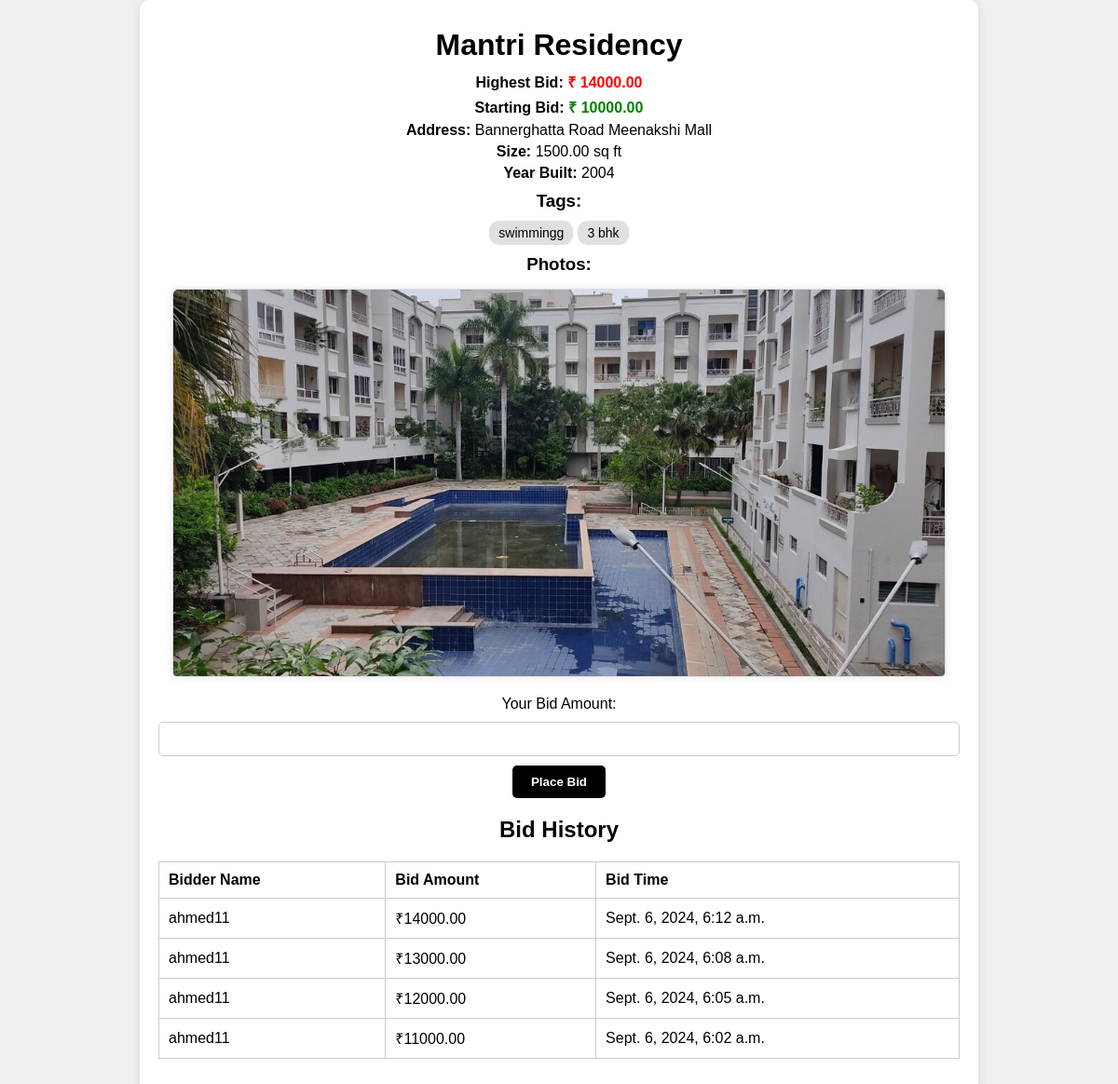
The page /bid/16/ (signed in) on the database its author committed.
### auctions/models.py (models this page shows, shortened)
class Listing(models.Model):
    title = models.CharField(max_length=200)
    description = models.TextField()
    starting_bid = models.DecimalField(max_digits=10, decimal_places=2)
    address = models.CharField(max_length=200, default='default address')
    size = models.DecimalField(max_digits=10, decimal_places=2, default=0)
    year_built = models.IntegerField(
        validators=[
            MinValueValidator(1000),
            MaxValueValidator(datetime.datetime.now().year)
        ],
        default=datetime.datetime.now().year
    )
    tags = models.CharField(max_length=255, blank=True)
    created_at = models.DateTimeField(default=timezone.now)
    current_bid = models.DecimalField(max_digits=10, decimal_places=2, default=0)
    user = models.ForeignKey(User, on_delete=models.CASCADE)

class ListingImage(models.Model):
    listing = models.ForeignKey(Listing, related_name='images', on_delete=models.CASCADE)
    image = models.ImageField(upload_to='listing_images/')

class Bid(models.Model):
    listing = models.ForeignKey(Listing, on_delete=models.CASCADE)
    bidder = models.ForeignKey(User, on_delete=models.CASCADE)
    bid_amount = models.DecimalField(max_digits=10, decimal_places=2)
    bid_time = models.DateTimeField(default=timezone.now)

class User(AbstractUser):
    pass

### auctions/views.py (the view, shortened to what this page needs)
# urls.py: path('bid/<int:listing_id>/', views.bid, name='bid'),
@login_required(login_url='login')
def bid(request, listing_id):
    listing = get_object_or_404(Listing, id=listing_id)
    bids = Bid.objects.filter(listing=listing).order_by('-bid_time')
    tags = [tag.strip() for tag in listing.tags.split(',')] if listing.tags else []
    context = {
        'listing': listing,
        'bids': bids,
        'tags': tags,
    }
    return render(request, 'auctions/bid.html', context)

### auctions/templates/auctions/bid.html (shortened to what this page needs)
<!DOCTYPE html>
<html lang="en">
<head>
</head>
<body>
    <div class="container">
        <h1>{{ listing.title }}</h1>
        <p><strong>Highest Bid:</strong> <span class="highest-bid">₹ {{ listing.current_bid }}</span></p>
        <p><strong>Starting Bid:</strong> <span class="starting-bid">₹ {{ listing.starting_bid }}</span></p>
        <p><strong>Address:</strong> {{ listing.address }}</p>
        <p><strong>Size:</strong> {{ listing.size }} sq ft</p>
        <p><strong>Year Built:</strong> {{ listing.year_built }}</p>
        <h3>Tags:</h3>
        <div class="tags-container">
            {% for tag in tags %}
                <span class="tag">{{ tag }}</span>
            {% endfor %}
        </div>
        <h3>Photos:</h3>
        <div class="listing-card">
            {% for image in listing.images.all %}
                <img src="{{ image.image.url }}" alt="Listing Image" class="listing-image">
            {% endfor %}
        </div>
        <form method="post">
            <label for="bid_amount">Your Bid Amount:</label>
            <input type="text" id="bid_amount" name="bid_amount" required>
            <button type="submit"><strong>Place Bid</strong></button>
        </form>
        <h2>Bid History</h2>
        <table>
            <thead>
                <tr>
                    <th>Bidder Name</th>
                    <th>Bid Amount</th>
                    <th>Bid Time</th>
                </tr>
            </thead>
            <tbody>
                {% for bid in bids %}
                    <tr>
                        <td>{{ bid.bidder.username }}</td>
                        <td>₹{{ bid.bid_amount }}</td>
                        <td>{{ bid.bid_time }}</td>
                    </tr>
                {% empty %}
                    <tr>
                        <td colspan="3">No bids yet.</td>
                    </tr>
                {% endfor %}
            </tbody>
        </table>
    </div>
</body>
</html>

### auctions/templates/auctions/bid.html (style rules this page uses)
body { font-family: Arial, sans-serif; display: flex; justify-content: center; align-items: center; min-height: 100vh; margin: 0; background-color: #f0f0f0; }
.container { background-color: white; padding: 20px; border-radius: 10px; box-shadow: 0 0 10px rgba(0, 0, 0, 0.1); max-width: 900px; width: 100%; box-sizing: border-box; text-align: center; }
h1, h2, h3 { margin: 10px 0; }
p { margin: 5px 0; }
form { margin: 20px 0; }
form input[type="number"], form input[type="text"] { width: calc(100% - 22px); padding: 10px; margin: 10px 0; border: 1px solid #ccc; border-radius: 5px; }
form button { padding: 10px 20px; border: none; background-color: black; color: white; cursor: pointer; border-radius: 5px; }
table { width: 100%; border-collapse: collapse; margin: 20px 0; }
table th, table td { border: 1px solid #ccc; padding: 10px; text-align: left; }
.highest-bid { color: red; font-weight: bold; }
.starting-bid { color: green; font-weight: bold; }
.listing-card { position: relative; flex: 1 0 540px; border: 1px solid #ddd; border-radius: 5px; margin: 15px; background-color: #fff; box-shadow: 0 0 10px rgba(0, 0, 0, 0.1); overflow: hidden; }
.listing-card img { display: none; width: 100%; height: 415px; object-fit: cover; border-radius: 5px 5px 0 0; transition: transform 0.3s; }
.listing-card img:first-child { display: block; }
.tags-container { display: flex; flex-wrap: wrap; justify-content: center; gap: 5px; margin-top: 10px; }
.tag { background-color: #e0e0e0; border-radius: 10px; padding: 5px 10px; font-size: 14px; }

### rows shown on the page
Listing: title "Mantri Residency", current_bid "14000.00", starting_bid "10000.00", address "Bannerghatta Road Meenakshi Mall", size "1500.00", year_built "2004"
ListingImage: image (picture)
Bid: bidder.username "ahmed11", bid_amount "14000.00", bid_time "Sept. 6, 2024, 6:12 a.m."
Bid: bidder.username "ahmed11", bid_amount "13000.00", bid_time "Sept. 6, 2024, 6:08 a.m."
Bid: bidder.username "ahmed11", bid_amount "12000.00", bid_time "Sept. 6, 2024, 6:05 a.m."
Bid: bidder.username "ahmed11", bid_amount "11000.00", bid_time "Sept. 6, 2024, 6:02 a.m."

### other values the page prints
{{ tag }} "swimmingg" "3 bhk"
